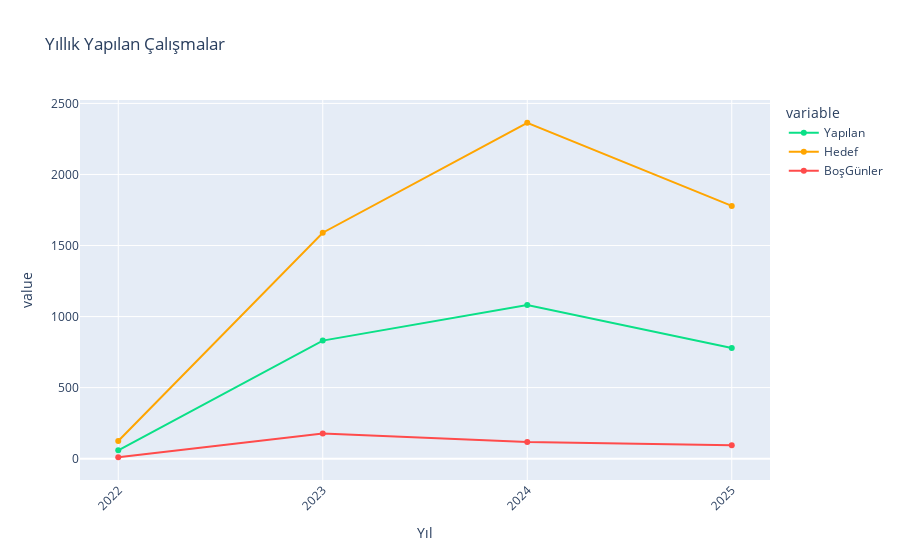

Notebook code cell kept with this figure:
### Code cell
fig = px.line(merged_yillik.reset_index(), 
              x='Yıl', 
              y=['Yapılan','Hedef', "BoşGünler"],
              title='Yıllık Yapılan Çalışmalar',
              labels={'Yapılan': 'Yapılan', 'Hedef': 'Hedef', 'Yıl': 'Yıl'},
              markers=True,
              color_discrete_sequence=["#0AE087","orange", "#FF4B4B"])
fig.update_layout(
    xaxis_tickangle=-45,
    showlegend=True
)

fig.show()

### Figure 1 — Plotly figure (JSON) as saved in the notebook; plotly's stock layout.template omitted (floating-point values rounded to 4 significant figures)
{"data": [{"hovertemplate": "variable=Yapılan<br>Yıl=%{x}<br>value=%{y}<extra></extra>", "legendgroup": "Yapılan", "line": {"color": "#0AE087", "dash": "solid"}, "marker": {"symbol": "circle"}, "mode": "markers+lines", "name": "Yapılan", "orientation": "v", "showlegend": true, "type": "scatter", "x": ["2022", "2023", "2024", "2025"], "xaxis": "x", "y": [59, 831, 1082, 779], "yaxis": "y"}, {"hovertemplate": "variable=Hedef<br>Yıl=%{x}<br>value=%{y}<extra></extra>", "legendgroup": "Hedef", "line": {"color": "orange", "dash": "solid"}, "marker": {"symbol": "circle"}, "mode": "markers+lines", "name": "Hedef", "orientation": "v", "showlegend": true, "type": "scatter", "x": ["2022", "2023", "2024", "2025"], "xaxis": "x", "y": [124, 1590, 2364, 1779], "yaxis": "y"}, {"hovertemplate": "variable=BoşGünler<br>Yıl=%{x}<br>value=%{y}<extra></extra>", "legendgroup": "BoşGünler", "line": {"color": "#FF4B4B", "dash": "solid"}, "marker": {"symbol": "circle"}, "mode": "markers+lines", "name": "BoşGünler", "orientation": "v", "showlegend": true, "type": "scatter", "x": ["2022", "2023", "2024", "2025"], "xaxis": "x", "y": [10, 177, 117, 95], "yaxis": "y"}], "layout": {"legend": {"title": {"text": "variable"}, "tracegroupgap": 0}, "showlegend": true, "title": {"text": "Yıllık Yapılan Çalışmalar"}, "xaxis": {"anchor": "y", "domain": [0, 1], "tickangle": -45, "title": {"text": "Yıl"}}, "yaxis": {"anchor": "x", "domain": [0, 1], "title": {"text": "value"}}}}
